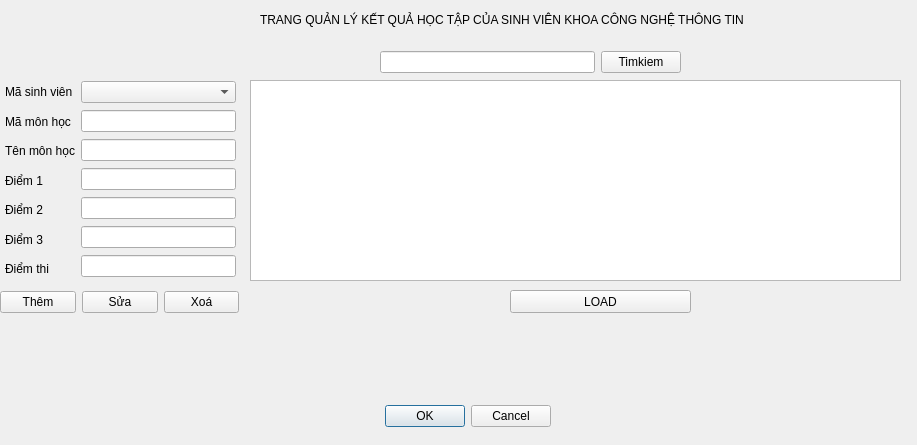
<?xml version="1.0" encoding="UTF-8"?>
<ui version="4.0">
 <class>quanlyketquahoctap</class>
 <widget class="QDialog" name="quanlyketquahoctap">
  <property name="geometry">
   <rect>
    <x>0</x>
    <y>0</y>
    <width>917</width>
    <height>445</height>
   </rect>
  </property>
  <property name="windowTitle">
   <string>Dialog</string>
  </property>
  <widget class="QDialogButtonBox" name="buttonBox">
   <property name="geometry">
    <rect>
     <x>210</x>
     <y>400</y>
     <width>341</width>
     <height>32</height>
    </rect>
   </property>
   <property name="orientation">
    <enum>Qt::Horizontal</enum>
   </property>
   <property name="standardButtons">
    <set>QDialogButtonBox::Cancel|QDialogButtonBox::Ok</set>
   </property>
  </widget>
  <widget class="QLabel" name="label">
   <property name="geometry">
    <rect>
     <x>260</x>
     <y>10</y>
     <width>491</width>
     <height>20</height>
    </rect>
   </property>
   <property name="text">
    <string>TRANG QUẢN LÝ KẾT QUẢ HỌC TẬP CỦA SINH VIÊN KHOA CÔNG NGHỆ THÔNG TIN</string>
   </property>
  </widget>
  <widget class="QWidget" name="layoutWidget">
   <property name="geometry">
    <rect>
     <x>0</x>
     <y>290</y>
     <width>239</width>
     <height>25</height>
    </rect>
   </property>
   <layout class="QHBoxLayout" name="horizontalLayout_2">
    <item>
     <widget class="QPushButton" name="pushButton">
      <property name="text">
       <string>Thêm</string>
      </property>
     </widget>
    </item>
    <item>
     <widget class="QPushButton" name="pushButton_2">
      <property name="text">
       <string>Sửa</string>
      </property>
     </widget>
    </item>
    <item>
     <widget class="QPushButton" name="pushButton_3">
      <property name="text">
       <string>Xoá</string>
      </property>
     </widget>
    </item>
   </layout>
  </widget>
  <widget class="QTableView" name="tableView">
   <property name="geometry">
    <rect>
     <x>250</x>
     <y>80</y>
     <width>651</width>
     <height>201</height>
    </rect>
   </property>
  </widget>
  <widget class="QPushButton" name="pushButton_4">
   <property name="geometry">
    <rect>
     <x>510</x>
     <y>290</y>
     <width>181</width>
     <height>23</height>
    </rect>
   </property>
   <property name="text">
    <string>LOAD</string>
   </property>
  </widget>
  <widget class="QWidget" name="layoutWidget">
   <property name="geometry">
    <rect>
     <x>5</x>
     <y>80</y>
     <width>231</width>
     <height>201</height>
    </rect>
   </property>
   <layout class="QHBoxLayout" name="horizontalLayout">
    <item>
     <layout class="QVBoxLayout" name="verticalLayout_2">
      <item>
       <widget class="QLabel" name="label_2">
        <property name="text">
         <string>Mã sinh viên</string>
        </property>
       </widget>
      </item>
      <item>
       <widget class="QLabel" name="label_3">
        <property name="text">
         <string>Mã môn học</string>
        </property>
       </widget>
      </item>
      <item>
       <widget class="QLabel" name="label_4">
        <property name="text">
         <string>Tên môn học</string>
        </property>
       </widget>
      </item>
      <item>
       <widget class="QLabel" name="label_5">
        <property name="text">
         <string>Điểm 1</string>
        </property>
       </widget>
      </item>
      <item>
       <widget class="QLabel" name="label_6">
        <property name="text">
         <string>Điểm 2</string>
        </property>
       </widget>
      </item>
      <item>
       <widget class="QLabel" name="label_7">
        <property name="text">
         <string>Điểm 3</string>
        </property>
       </widget>
      </item>
      <item>
       <widget class="QLabel" name="label_8">
        <property name="text">
         <string>Điểm thi</string>
        </property>
       </widget>
      </item>
     </layout>
    </item>
    <item>
     <layout class="QVBoxLayout" name="verticalLayout">
      <item>
       <widget class="QComboBox" name="masv"/>
      </item>
      <item>
       <widget class="QLineEdit" name="mamon"/>
      </item>
      <item>
       <widget class="QLineEdit" name="tenmon"/>
      </item>
      <item>
       <widget class="QLineEdit" name="diem1"/>
      </item>
      <item>
       <widget class="QLineEdit" name="diem2"/>
      </item>
      <item>
       <widget class="QLineEdit" name="diem3"/>
      </item>
      <item>
       <widget class="QLineEdit" name="diemthi"/>
      </item>
     </layout>
    </item>
   </layout>
  </widget>
  <widget class="QWidget" name="layoutWidget">
   <property name="geometry">
    <rect>
     <x>380</x>
     <y>50</y>
     <width>301</width>
     <height>25</height>
    </rect>
   </property>
   <layout class="QHBoxLayout" name="horizontalLayout_3">
    <item>
     <widget class="QLineEdit" name="timkiem2"/>
    </item>
    <item>
     <widget class="QPushButton" name="Timkiem">
      <property name="text">
       <string>Timkiem</string>
      </property>
     </widget>
    </item>
   </layout>
  </widget>
 </widget>
 <resources/>
 <connections>
  <connection>
   <sender>buttonBox</sender>
   <signal>accepted()</signal>
   <receiver>quanlyketquahoctap</receiver>
   <slot>accept()</slot>
   <hints>
    <hint type="sourcelabel">
     <x>248</x>
     <y>254</y>
    </hint>
    <hint type="destinationlabel">
     <x>157</x>
     <y>274</y>
    </hint>
   </hints>
  </connection>
  <connection>
   <sender>buttonBox</sender>
   <signal>rejected()</signal>
   <receiver>quanlyketquahoctap</receiver>
   <slot>reject()</slot>
   <hints>
    <hint type="sourcelabel">
     <x>316</x>
     <y>260</y>
    </hint>
    <hint type="destinationlabel">
     <x>286</x>
     <y>274</y>
    </hint>
   </hints>
  </connection>
 </connections>
</ui>
